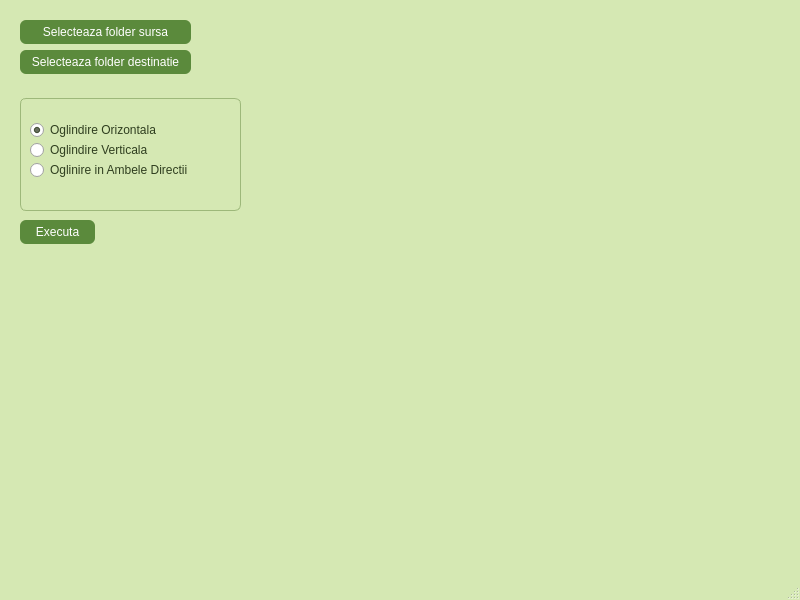
<?xml version="1.0" encoding="UTF-8"?>
<ui version="4.0">
 <class>MainWindow</class>
 <widget class="QMainWindow" name="MainWindow">
  <property name="geometry">
   <rect>
    <x>0</x>
    <y>0</y>
    <width>800</width>
    <height>600</height>
   </rect>
  </property>
  <property name="windowTitle">
   <string>MainWindow</string>
  </property>
  <property name="styleSheet">
   <string notr="true">QMainWindow, QWidget#centralwidget {
    background-color: #d5e8b3;
}

QLabel, QRadioButton {
    color: #2f3e1f;
}

QGroupBox {
    color: #2f3e1f;
    border: 1px solid #9db87a;
    border-radius: 6px;
    margin-top: 8px;
}
QGroupBox::title {
    subcontrol-origin: margin;
    left: 10px;
    padding: 0 4px;
}

QPushButton {
    background-color: #5b8a3c;
    color: white;
    border: none;
    border-radius: 6px;
    padding: 6px 12px;
}
QPushButton:hover {
    background-color: #6fa04a;
}
QPushButton:pressed {
    background-color: #4a7330;
}
QPushButton:disabled {
    background-color: #b7c9a0;
    color: #7d8c6a;
}

/* make the main action stand out */
QPushButton#btnExecuta {
    background-color: #d9822b;
    font-weight: bold;
}
QPushButton#btnExecuta:hover {
    background-color: #e8943f;
}</string>
  </property>
  <widget class="QWidget" name="centralwidget">
   <widget class="QPushButton" name="btnSource">
    <property name="geometry">
     <rect>
      <x>20</x>
      <y>20</y>
      <width>171</width>
      <height>24</height>
     </rect>
    </property>
    <property name="text">
     <string>Selecteaza folder sursa</string>
    </property>
   </widget>
   <widget class="QLabel" name="lblSource">
    <property name="geometry">
     <rect>
      <x>200</x>
      <y>20</y>
      <width>281</width>
      <height>16</height>
     </rect>
    </property>
    <property name="text">
     <string/>
    </property>
   </widget>
   <widget class="QLabel" name="lblDestination">
    <property name="geometry">
     <rect>
      <x>200</x>
      <y>50</y>
      <width>281</width>
      <height>16</height>
     </rect>
    </property>
    <property name="text">
     <string/>
    </property>
   </widget>
   <widget class="QPushButton" name="btnDestination">
    <property name="geometry">
     <rect>
      <x>20</x>
      <y>50</y>
      <width>171</width>
      <height>24</height>
     </rect>
    </property>
    <property name="text">
     <string>Selecteaza folder destinatie</string>
    </property>
   </widget>
   <widget class="QPushButton" name="btnExecute">
    <property name="geometry">
     <rect>
      <x>20</x>
      <y>220</y>
      <width>75</width>
      <height>24</height>
     </rect>
    </property>
    <property name="text">
     <string>Executa</string>
    </property>
   </widget>
   <widget class="QLabel" name="lblStatus">
    <property name="geometry">
     <rect>
      <x>20</x>
      <y>260</y>
      <width>271</width>
      <height>16</height>
     </rect>
    </property>
    <property name="text">
     <string/>
    </property>
   </widget>
   <widget class="QGroupBox" name="groupBox">
    <property name="geometry">
     <rect>
      <x>20</x>
      <y>90</y>
      <width>221</width>
      <height>121</height>
     </rect>
    </property>
    <property name="title">
     <string/>
    </property>
    <widget class="QRadioButton" name="radioHorizontal">
     <property name="geometry">
      <rect>
       <x>10</x>
       <y>30</y>
       <width>141</width>
       <height>20</height>
      </rect>
     </property>
     <property name="text">
      <string>Oglindire Orizontala</string>
     </property>
     <property name="checked">
      <bool>true</bool>
     </property>
    </widget>
    <widget class="QRadioButton" name="radioVertical">
     <property name="geometry">
      <rect>
       <x>10</x>
       <y>50</y>
       <width>131</width>
       <height>20</height>
      </rect>
     </property>
     <property name="text">
      <string>Oglindire Verticala</string>
     </property>
    </widget>
    <widget class="QRadioButton" name="radioBoth">
     <property name="geometry">
      <rect>
       <x>10</x>
       <y>70</y>
       <width>171</width>
       <height>20</height>
      </rect>
     </property>
     <property name="text">
      <string>Oglinire in Ambele Directii</string>
     </property>
    </widget>
   </widget>
  </widget>
  <widget class="QMenuBar" name="menubar">
   <property name="geometry">
    <rect>
     <x>0</x>
     <y>0</y>
     <width>800</width>
     <height>22</height>
    </rect>
   </property>
  </widget>
  <widget class="QStatusBar" name="statusbar"/>
 </widget>
 <resources/>
 <connections/>
</ui>
